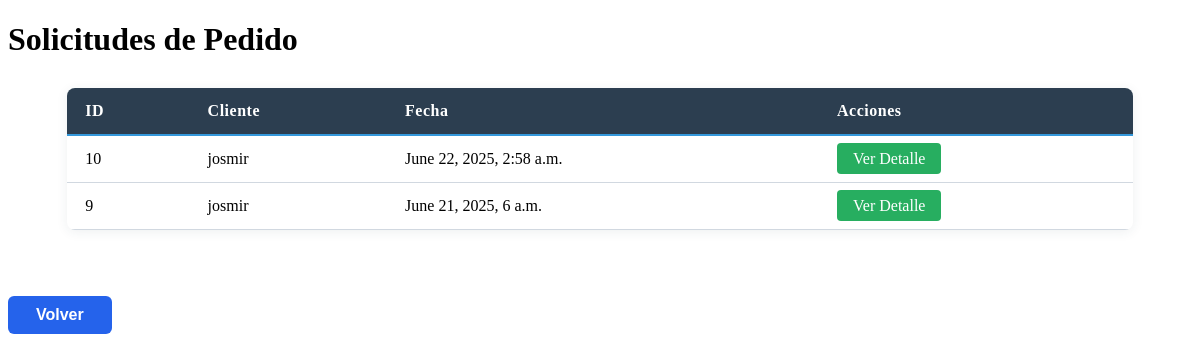
The app's page /operador/solicitudes/, older data.
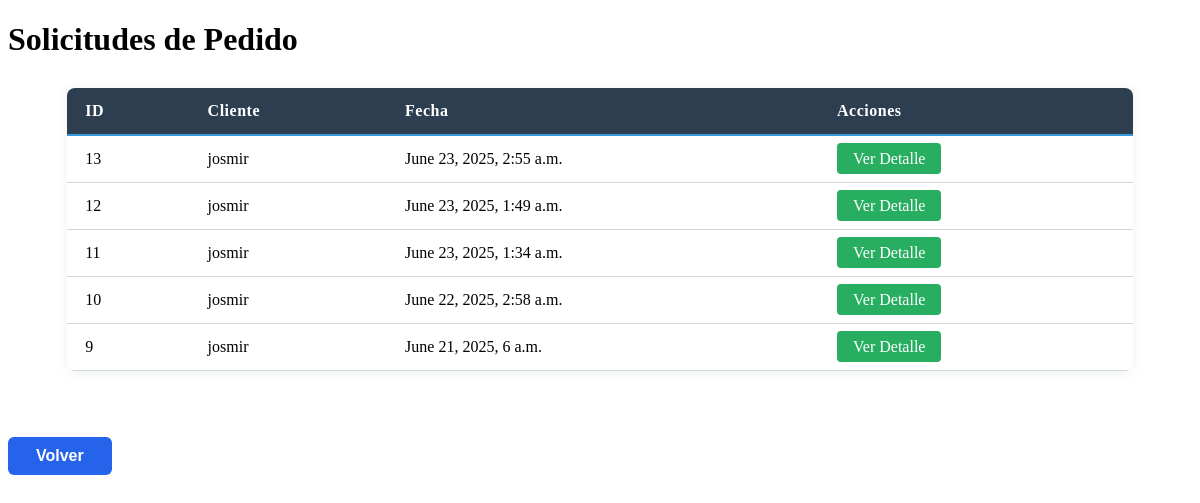
The same page, newer data.
### Cliente/pedidos/models.py (models this page shows, shortened)
class Pedido(models.Model):
    id_pedido = models.AutoField(primary_key=True)
    nombre_cliente = models.CharField(max_length=50)
    fecha = models.DateTimeField(default=timezone.now)
    estado_envio = models.CharField(max_length=50)
    id_metodo = models.ForeignKey('MetodoPago', on_delete=models.CASCADE)
    direccion_envio = models.CharField(max_length=200, blank=True, null=True)
    telefono_envio = models.CharField(max_length=20, blank=True, null=True)
    referencia_envio = models.CharField(max_length=200, blank=True, null=True)

### Operador/SPedidos/Controller/SpedidosController.py (the view)
# urls.py: path('solicitudes/', SpedidosController.ver_solicitudes_pedido, name='ver_solicitudes_pedido'),
def ver_solicitudes_pedido(request):
    pedidos = Pedido.objects.all().order_by('-fecha')
    return render(request, 'SPedidos/ver_solicitudes.html', {'pedidos': pedidos})

### Operador/SPedidos/templates/SPedidos/ver_solicitudes.html (shortened to what this page needs)
{% load static %}
<!DOCTYPE html>
<html lang="es">
<head>
    <link rel="stylesheet" href="{% static 'SPedidos/ver_solicitudes.css' %}">
</head>
<body>
    <h1>Solicitudes de Pedido</h1>
    <table class="solicitudes-container">
        <tr>
            <th>ID</th>
            <th>Cliente</th>
            <th>Fecha</th>
            <th>Acciones</th>
        </tr>
        {% for pedido in pedidos %}
        <tr>
            <td>{{ pedido.id_pedido }}</td>
            <td>{{ pedido.nombre_cliente }}</td>
            <td>{{ pedido.fecha }}</td>
            <td>
                <a href="{% url 'ver_solicitud_pedido' pedido.id_pedido %}">Ver Detalle</a>
            </td>
        </tr>
        {% endfor %}
    </table>
    <br>
    <button onclick="window.history.back()" class="volver-btn">Volver</button>
</body>
</html>

Row changes from the older to the newer data that the page shows:
added Pedido: id_pedido "13", nombre_cliente "josmir", fecha "June 23, 2025, 2:55 a.m."
added Pedido: id_pedido "12", nombre_cliente "josmir", fecha "June 23, 2025, 1:49 a.m."
added Pedido: id_pedido "11", nombre_cliente "josmir", fecha "June 23, 2025, 1:34 a.m."
